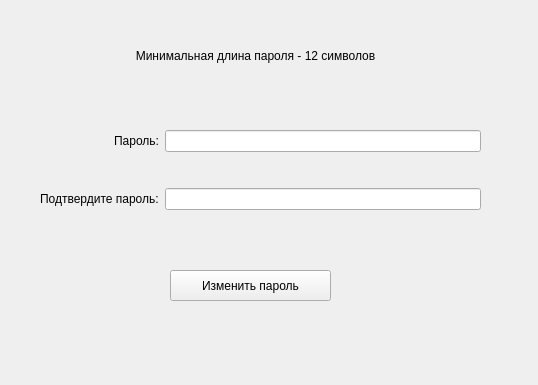
<?xml version="1.0" encoding="UTF-8"?>
<ui version="4.0">
 <class>Form</class>
 <widget class="QWidget" name="Form">
  <property name="windowModality">
   <enum>Qt::ApplicationModal</enum>
  </property>
  <property name="geometry">
   <rect>
    <x>0</x>
    <y>0</y>
    <width>538</width>
    <height>385</height>
   </rect>
  </property>
  <property name="windowTitle">
   <string>Изменение пароля</string>
  </property>
  <widget class="QWidget" name="gridLayoutWidget">
   <property name="geometry">
    <rect>
     <x>40</x>
     <y>100</y>
     <width>441</width>
     <height>141</height>
    </rect>
   </property>
   <layout class="QGridLayout" name="gridLayout">
    <item row="1" column="0">
     <widget class="QLabel" name="checkPasswordLabel">
      <property name="font">
       <font>
        <pointsize>9</pointsize>
       </font>
      </property>
      <property name="text">
       <string>Подтвердите пароль:</string>
      </property>
     </widget>
    </item>
    <item row="0" column="0">
     <widget class="QLabel" name="passwordLabel">
      <property name="font">
       <font>
        <pointsize>9</pointsize>
       </font>
      </property>
      <property name="text">
       <string>Пароль:</string>
      </property>
      <property name="alignment">
       <set>Qt::AlignRight|Qt::AlignTrailing|Qt::AlignVCenter</set>
      </property>
     </widget>
    </item>
    <item row="0" column="1">
     <widget class="QLineEdit" name="passwordLineEdit">
      <property name="echoMode">
       <enum>QLineEdit::Password</enum>
      </property>
     </widget>
    </item>
    <item row="1" column="1">
     <widget class="QLineEdit" name="checkPasswordLineEdit">
      <property name="echoMode">
       <enum>QLineEdit::Password</enum>
      </property>
     </widget>
    </item>
   </layout>
  </widget>
  <widget class="QPushButton" name="changePasswordButton">
   <property name="geometry">
    <rect>
     <x>170</x>
     <y>270</y>
     <width>161</width>
     <height>31</height>
    </rect>
   </property>
   <property name="font">
    <font>
     <pointsize>9</pointsize>
    </font>
   </property>
   <property name="text">
    <string>Изменить пароль</string>
   </property>
  </widget>
  <widget class="QLabel" name="requirementsLabel">
   <property name="geometry">
    <rect>
     <x>30</x>
     <y>40</y>
     <width>451</width>
     <height>31</height>
    </rect>
   </property>
   <property name="font">
    <font>
     <pointsize>9</pointsize>
    </font>
   </property>
   <property name="contextMenuPolicy">
    <enum>Qt::CustomContextMenu</enum>
   </property>
   <property name="layoutDirection">
    <enum>Qt::LeftToRight</enum>
   </property>
   <property name="text">
    <string>Минимальная длина пароля - 12 символов</string>
   </property>
   <property name="textFormat">
    <enum>Qt::AutoText</enum>
   </property>
   <property name="scaledContents">
    <bool>false</bool>
   </property>
   <property name="alignment">
    <set>Qt::AlignCenter</set>
   </property>
  </widget>
  <widget class="QLabel" name="errorLabel">
   <property name="geometry">
    <rect>
     <x>10</x>
     <y>330</y>
     <width>471</width>
     <height>31</height>
    </rect>
   </property>
   <property name="font">
    <font>
     <pointsize>9</pointsize>
    </font>
   </property>
   <property name="text">
    <string/>
   </property>
  </widget>
 </widget>
 <resources/>
 <connections/>
</ui>
